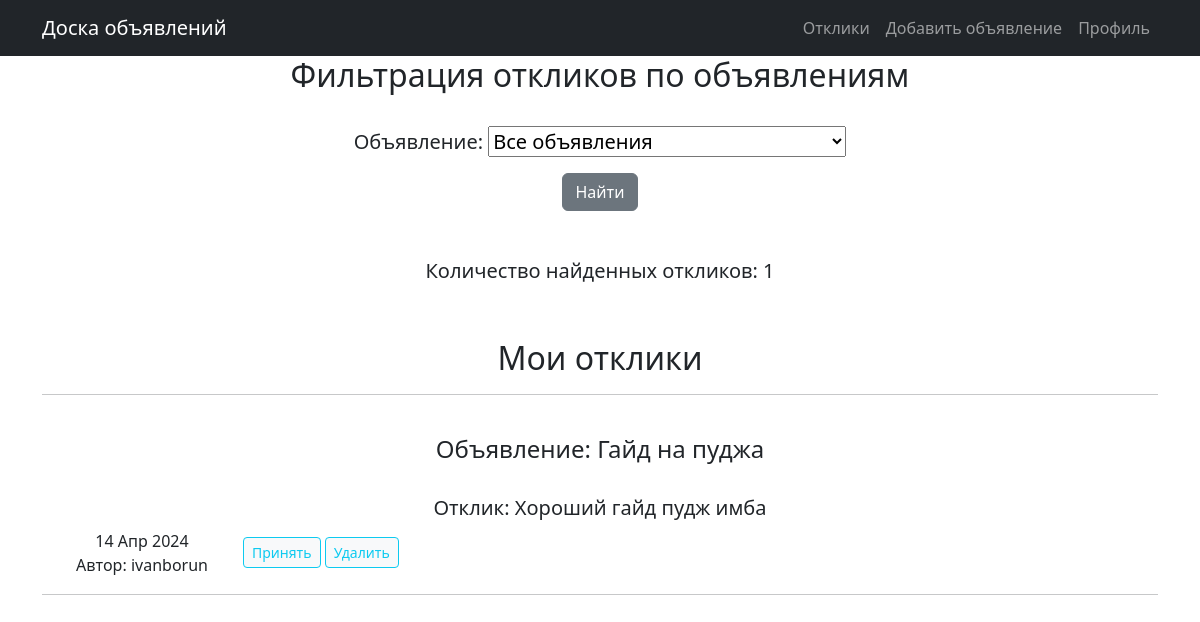
Page /my_responses/ (signed in) on the committed database.
### main/models.py (models this page shows, shortened)
class Response(models.Model):
    post = models.ForeignKey(Post, on_delete=models.CASCADE)
    user = models.ForeignKey(User, on_delete=models.CASCADE)
    text = models.TextField()
    time_in = models.DateTimeField(auto_now_add=True)
    is_accepted = models.BooleanField(default=False)

class Post(models.Model):
    author = models.ForeignKey(User, on_delete=models.CASCADE, blank=True)
    time_in = models.DateTimeField(auto_now_add=True)
    category = models.CharField(max_length=20, choices=CATEGORY)
    title = models.CharField(max_length=250, unique=True)
    content = RichTextField()
    def __str__(self):
        username = self.author.username
        return f'{self.title} by {username}'

### main/views.py (the view)
# urls.py: path('my_responses/', ResponseList.as_view(), name='my_responses'),
class ResponseList(LoginRequiredMixin, ListView):
    model = Response
    template_name = 'my_responses.html'
    context_object_name = 'my_responses'
    paginate_by = 10
    def get_queryset(self):
        queryset = Response.objects.filter(post_id__author_id=self.request.user).order_by('-time_in')
        self.filterset = ResponseFilter(self.request.GET, queryset, request=self.request.user)
        return self.filterset.qs
    def get_context_data(self, *, object_list=None, **kwargs):
        context = super().get_context_data(**kwargs)
        context['filterset'] = self.filterset
        return context

### templates/my_responses.html (shortened to what this page needs)
{% extends 'flatpages/default.html' %}
{% block content %}
 <h2>Фильтрация откликов по объявлениям</h2>
    <br>
    <form action="" method="get">
        <h5>{{ filterset.form.as_p }}</h5>
        <input class="btn btn-secondary" type="submit" value="Найти" />
    </form>
    <br><br>
    <h5>Количество найденных откликов: {{ page_obj.paginator.count }}</h5>
    <br><br>
    <h2>Мои отклики</h2>
<hr>
    <br>
    {% if my_responses %}
        {% for response in my_responses %}
            <h4> Объявление: {{ response.post.title}}</h4>
            <br>
            <h5>Отклик: {{ response.text }}</h5>
            <table width="100%">
                <tr>
                    <td width="200"><div>{{ response.time_in|date:'d M Y' }}</div>
                        <div>Автор: {{ response.user.username}}</div>
                    </td>
                    <td align="left">
                        {% if response.is_accepted %}
                        <p>Отклик принят</p>
                        {% else %}
                        <form action="" method="post">
                            <a style="text-decoration: none" href="{% url 'accept_response' response.id %}">
                                <input class="btn btn-sm btn-light btn-outline-info"
                                       type="button" value="Принять" />
                            </a>
                            <a style="text-decoration: none" href="{% url 'delete_response' response.id %}">
                                <input id="deleteButton" class="btn btn-sm btn-light btn-outline-info"
                                       type="button" value="Удалить" />
                            </a>
                        </form>
                        {% endif %}
                    </td>
                </tr>
            </table>
<hr>
        <br><br><br>
        {% endfor %}
    {% else %}
        <h4>Нет откликов</h4>
    {% endif %}
{% endblock content %}

### rows in the picture
Response: post "Гайд на пуджа", text "Хороший гайд пудж имба", time_in "14 Апр 2024", user.username "ivanborun"

### other values in the picture
{{ page_obj.paginator.count }} "1"
